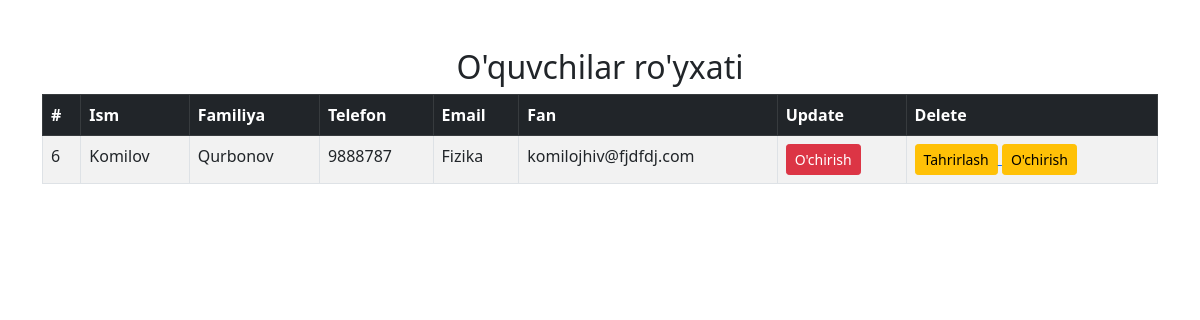
/student_v/6/, run on the app's committed database.
### users/models.py (models this page shows, shortened)
class Student(models.Model):
    first_name = models.CharField(max_length=128)
    last_name = models.CharField(max_length=128)
    tel_num = models.IntegerField()
    fan = models.ForeignKey(Fanlar,on_delete=models.CASCADE)
    email = models.EmailField()
    class Meta:
        verbose_name = 'STUDENT'
        verbose_name_plural= 'STUDENTS'

class Fanlar(models.Model):
    f_name = models.CharField(max_length=128)
    def __str__(self):
        return self.f_name
    class Meta:
        verbose_name = 'FAN'
        verbose_name_plural= 'FANLAR'

### users/views.py (the view)
# urls.py: path('student_v/<int:student_id>/',view_full,name='student_v'),
def view_full(request,student_id):
    student_v = get_object_or_404(Student,id=student_id)
    context = {
        "student_v": student_v,
    }
    return render(request=request,template_name='student_v.html',context=context)

### users/templates/student_v.html (shortened to what this page needs)
<!DOCTYPE html>
<html lang="en">
<head>
    <link href="https://cdn.jsdelivr.net/npm/bootstrap@5.0.2/dist/css/bootstrap.min.css" rel="stylesheet">
</head>
<body>
    <div class="container mt-5">
        <h2 class="text-center">O'quvchilar ro'yxati</h2>
        <table class="table table-bordered table-striped">
            <thead class="table-dark">
                <tr>
                    <th>#</th>
                    <th>Ism</th>
                    <th>Familiya</th>
                    <th>Telefon</th>
                    <th>Email</th>
                    <th>Fan</th>
                    <th>Update</th>
                    <th>Delete</th>
                </tr>
            </thead>
            <tbody>
                <tr>
                    <td>{{student_v.id}}</td>
                    <td>{{student_v.first_name}}</td>
                    <td>{{student_v.last_name}}</td>
                    <td>{{student_v.tel_num}}</td>
                    <td>{{student_v.fan}}</td>
                    <td>{{student_v.email}}</td>
                    <td>
                        <button class="btn btn-danger btn-sm">O'chirish</button>
                    </td>
                    <td>
                        <a href="{% url 'update_stu' student_v.id %}">
                            <button class="btn btn-warning btn-sm">Tahrirlash</button>
                        </a>
                        <a href="{% url 'delete_student' student_v.id %}">
                            <button class="btn btn-warning btn-sm">O'chirish</button>
                        </a>
                    </td>
                </tr>
            </tbody>
        </table>
    </div>
</body>
</html>

### data on the page
Student: id "6", first_name "Komilov", last_name "Qurbonov", tel_num "9888787", fan "Fizika", email "komilojhiv@fjdfdj.com"
